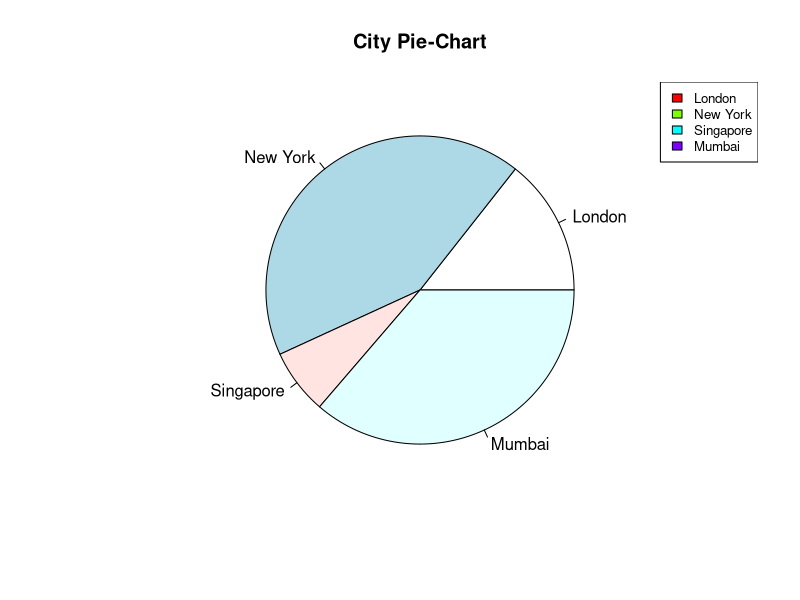

This figure's R source:
# Input vector and labels
values <- c(21,62,10,53)
labels <- c("London", "New York", "Singapore", "Mumbai")

# Create pie chart
pie(values, labels = labels, main = "City Pie-Chart")

# Add legend
legend("topright", legend = labels, cex = 0.8, fill = rainbow(length(values)))
